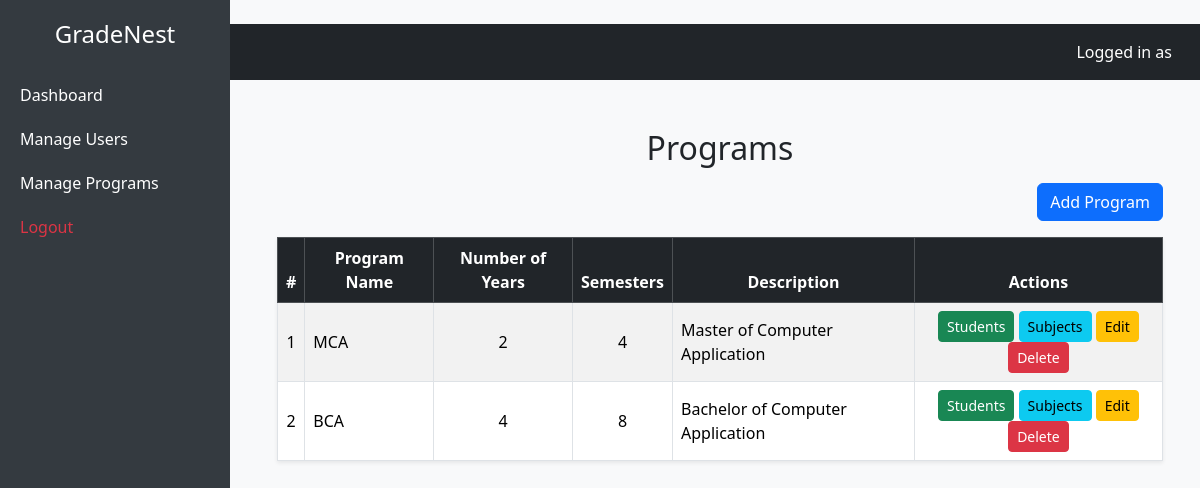
Screenshot of /programs/ with the database file from the repository.
### program_management/models.py (models this page shows, shortened)
class Program(models.Model):
    name = models.CharField(max_length=100)
    department = models.ForeignKey(Department, on_delete=models.SET_NULL, null=True, blank=True)
    num_years = models.PositiveIntegerField(default=0)
    num_semesters = models.PositiveIntegerField(default=0)
    description = models.TextField(blank=True, null=True)

### program_management/views.py (the view)
# urls.py: path('programs/', views.program_list, name='program_list'),
def program_list(request):
    programs = Program.objects.all().order_by('id')
    return render(request, 'program_management/program_list.html', {'programs': programs})

### program_management/templates/program_management/program_list.html (shortened to what this page needs)
{% extends 'base.html' %}
{% block content %}
<div class="container mt-4">
    <h2 class="mb-3 text-center">Programs</h2>
    <div class="d-flex justify-content-end mb-3">
        <a href="{% url 'program_management:program_add' %}" class="btn btn-primary">
             Add Program
        </a>
    </div>
    <table class="table table-bordered table-striped shadow-sm">
        <thead class="table-dark text-center">
            <tr>
                <th>#</th>
                <th>Program Name</th>
                <th>Number of Years</th>
                <th>Semesters</th>
                <th>Description</th>
                <th>Actions</th>
            </tr>
        </thead>
        <tbody>
        {% for program in programs %}
            <tr class="align-middle">
                <td class="text-center">{{ forloop.counter }}</td>
                <td>{{ program.name }}</td>
                <td class="text-center">{{ program.num_years }}</td>
                <td class="text-center">{{ program.num_semesters }}</td>
                <td>{{ program.description|default:"-" }}</td>
                <td class="text-center">
                    <a href="{% url 'program_management:program_students' program.id %}"
                       class="btn btn-sm btn-success">
                       Students
                    </a>
                    <a href="{% url 'program_management:subject_list' program.id %}"
   		       class="btn btn-sm btn-info">Subjects</a>
                    <a href="{% url 'program_management:program_edit' program.id %}"
                       class="btn btn-sm btn-warning">Edit</a>
                    <a href="{% url 'program_management:program_delete' program.id %}"
                       class="btn btn-sm btn-danger">Delete</a>
                </td>
            </tr>
        {% empty %}
            <tr>
                <td colspan="6" class="text-center text-muted">No programs found.</td>
            </tr>
        {% endfor %}
        </tbody>
    </table>
</div>
{% endblock %}

### templates/base.html (style rules this page uses)
body { background-color: #f8f9fa; }

### rows the page displays
Program: name "MCA", num_years "2", num_semesters "4", description "Master of Computer Application"
Program: name "BCA", num_years "4", num_semesters "8", description "Bachelor of Computer Application"
